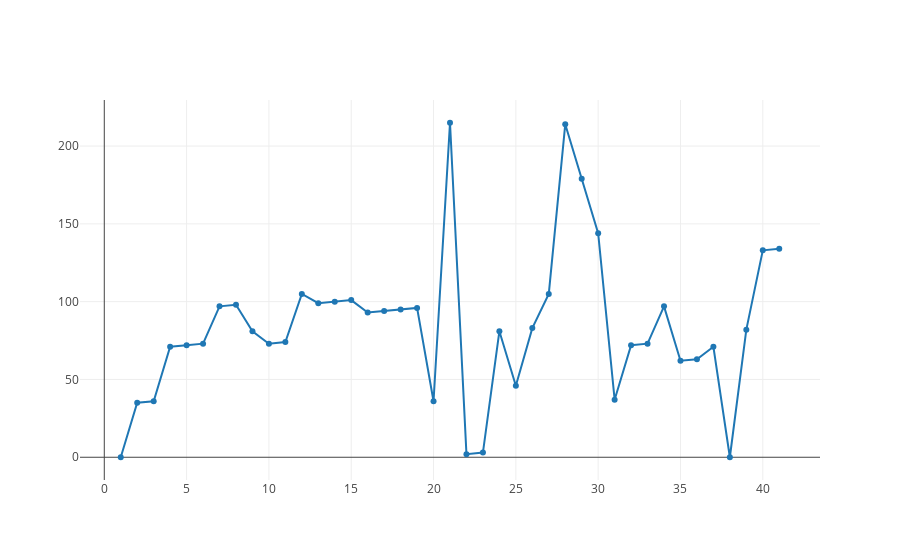

The notebook cell saved with this chart:
### Code cell
"""Track location of a certain bit after a list of moves."""

import plotly.graph_objs as go
from plotly.offline import init_notebook_mode, iplot
from content.helper.helper import generate_random_keys
from content.analyzers.cubie_location_analyzer import CubieLocationAnalyzer

# Init the notebook for usage of Plotly.
init_notebook_mode(connected=True)

# Setup the analyzer and keys.
analyzer = CubieLocationAnalyzer(cube_side_length=3, track_item_location=0)
keys = generate_random_keys(length=40, max_index=1)

# Get locations and create the trace for scatter plot.
locations = analyzer.location_tracker(keys=keys)
trace = go.Scatter(
    x = [index + 1 for index in range(len(locations))],
    y = locations,
    mode = 'lines+markers'
)

# Plot the scatter plot in the notebook.
iplot([trace])

### Figure 1 — Plotly figure (JSON) as saved in the notebook; plotly's stock layout.template omitted (floating-point values rounded to 4 significant figures)
{"data": [{"mode": "lines+markers", "type": "scatter", "uid": "55bf3b8a-ae62-4ebc-b536-9aad023a674c", "x": [1, 2, 3, 4, 5, 6, 7, 8, 9, 10, 11, 12, 13, 14, 15, 16, 17, 18, 19, 20, 21, 22, 23, 24, 25, 26, 27, 28, 29, 30, 31, 32, 33, 34, 35, 36, 37, 38, 39, 40, 41], "y": [0, 35, 36, 71, 72, 73, 97, 98, 81, 73, 74, 105, 99, 100, 101, 93, 94, 95, 96, 36, 215, 2, 3, 81, 46, 83, 105, 214, 179, 144, 37, 72, 73, 97, 62, 63, 71, 0, 82, 133, 134]}], "layout": {}}
